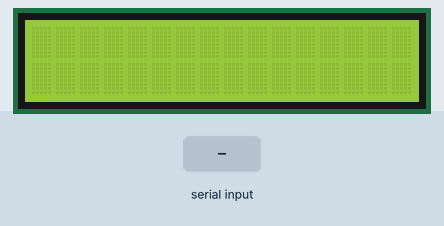
A sketch run on a simulated Arduino Uno, built with avr-gcc and run on an emulated ATmega328P. On the bench: 16×2 character LCD. The test bench sets the inputs (shaded band).

Above: at 1.2 s.
1.3 s: "1" received over Serial
At 2.3 s:
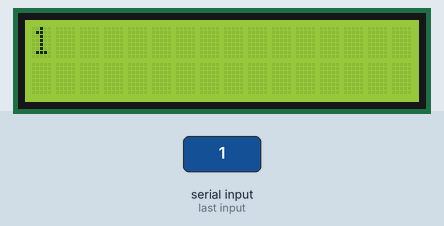
2.8 s: "0" received over Serial
At 3.4 s:
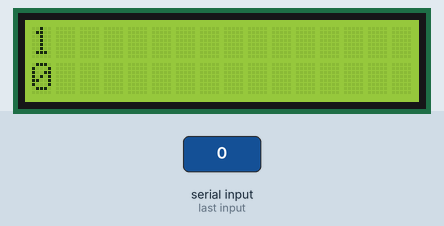
4.3 s: "2" received over Serial
At 5.7 s:
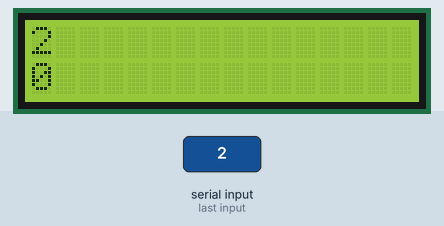
Timing chart, 0 to 7.3 s (numbered marks = the images above; inputs shaded):
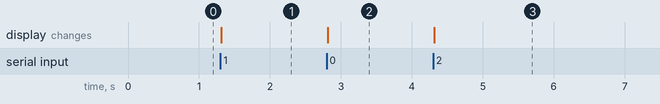

Measured:
- after the input at 1.3 s, the display: changes at once (image 1)
- after the input at 2.8 s, the display: changes at once (image 2)
- after the input at 4.3 s, the display: changes at once (image 3)

The sketch:

28_activity.ino
```cpp
#include <LiquidCrystal.h>
#define LCD_RS A5
#define LCD_E A4
#define LCD_D4 6
#define LCD_D5 7
#define LCD_D6 8
#define LCD_D7 9

int currentRow = 0;

LiquidCrystal lcd(LCD_RS,LCD_E,LCD_D4,LCD_D5,LCD_D6,LCD_D7);


void displayTextOnLCD(String userText){
  if(userText.length() > 16){
    userText = "Text too Long!";
  }

  for(int i = userText.length(); i < 16; i++){
    userText += " ";
  }

  lcd.setCursor(0, currentRow);
  lcd.print(userText);

  if(currentRow == 0){
    currentRow = 1;
  }else{
    currentRow = 0;
  }
}


void setup() {
  Serial.begin(115200);
  Serial.setTimeout(10);
  lcd.begin(16, 2);
}

void loop() {
  if(Serial.available() > 0){
    String str = Serial.readString();
    displayTextOnLCD(str);
  }
}
```
